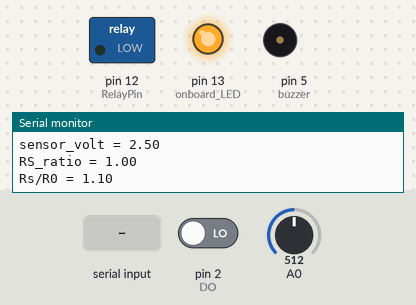
The sketch below on a simulated Arduino Uno, built with avr-gcc and run on an emulated ATmega328P. Shown: switched loads named in the sketch (green lamp = pin HIGH), output pins drawn as LEDs (lit = HIGH), buzzer (waves = sounding), the last lines printed to the serial monitor. Inputs (shaded band) come from the test bench; at power-on: pin 2 (DO) LOW, A0 = 512.

Above: at 9.8 s.
9.9 s: pin 2 (DO) driven HIGH
At 20.4 s:
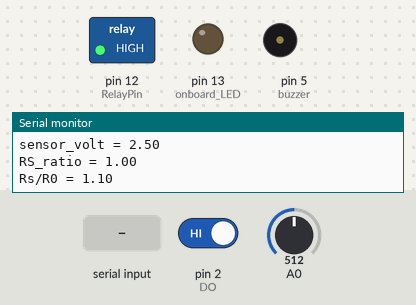
21.5 s: "N" received over the second serial link
At 23.9 s:
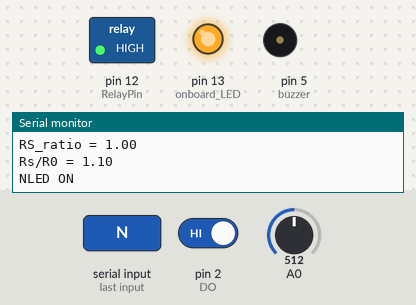
42.5 s: "F" received over the second serial link
At 43.1 s:
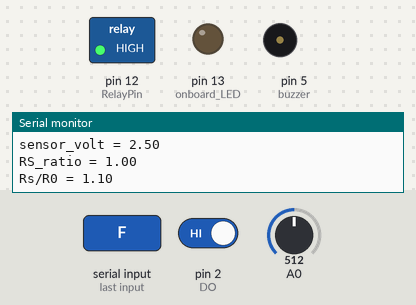
Timing chart, 0 to 45.5 s (numbered marks = the images above; inputs shaded):
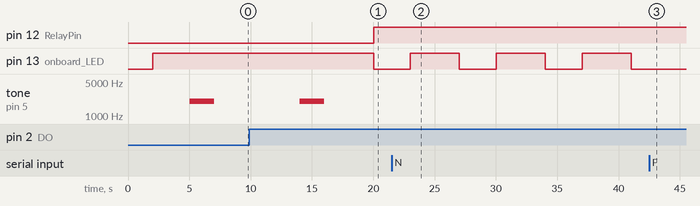

The sketch:

Final-Project.ino
```cpp
#include <SoftwareSerial.h>
SoftwareSerial HM10(0, 1);  // RX = 0, TX = 1
char appData;
String inData = "";
int timer = 2000;
int RelayPin = 12;
const int DO = 2;
const int buzzer = 5;  //buzzer to arduino pin 5

void setup() {
  pinMode(RelayPin, OUTPUT);     // Set RelayPin as an output pin
  Serial.begin(9600);
  Serial.println("HM10 serial started at 9600");
  HM10.begin(9600);         // set HM10 serial at 9600 baud rate
  pinMode(13, OUTPUT);      // onboard LED
  digitalWrite(13, LOW);    // switch OFF LED
  pinMode(buzzer, OUTPUT);  // Set buzzer - pin 9 as an output
}

void loop() {
  int alarm = 0;
  float sensor_volt;
  float RS_gas;
  float ratio;


  //-Replace the name "R0" with the value of R0 in the demo of First Test -/
  float R0 = 0.91;
  int sensorValue = analogRead(A0);
  sensor_volt = ((float)sensorValue / 1024) * 5.0;
  RS_gas = (5.0 - sensor_volt) / sensor_volt;  // Depend on RL on yor module
  ratio = RS_gas / R0;                         // ratio = RS/R0
                                               //------------------------------------------------------------/
  Serial.print("sensor_volt = ");
  Serial.println(sensor_volt);
  Serial.print("RS_ratio = ");
  Serial.println(RS_gas);
  Serial.print("Rs/R0 = ");
  Serial.println(ratio);
  Serial.print("\n\n");
  alarm = digitalRead(DO);
  delay(timer);

  if (alarm == 1 ) {

    digitalWrite(13, LOW);
    // Let's turn off the relay...
    digitalWrite(RelayPin, HIGH);
    delay(3000);
  } else if (alarm == 0) {
    digitalWrite(13, HIGH);
    // Let's turn on the relay...
    digitalWrite(RelayPin, LOW);
    delay(3000);
    tone(buzzer, timer);  // Send 1KHz sound signal...
    delay(timer);         // ...for 1 sec
    noTone(buzzer);      // Stop sound...
    delay(timer);         // ...for 1sec
  }
  HM10.listen();  // listen the HM10 port

  while (HM10.available() > 0) {  // if HM10 sends something then read
    // Serial.println("*");
    appData = HM10.read();
    inData = String(appData);  // save the data in string format
    Serial.write(appData);
  }


  if (Serial.available()) {  // Read user input if available.
    delay(500);
    HM10.write(Serial.read());
  }
  if (inData == "F") {
    Serial.println("LED OFF");
    digitalWrite(13, LOW);  // switch OFF LED
    delay(timer);
  }
  if (inData == "N") {
    Serial.println("LED ON");
    digitalWrite(13, HIGH);  // switch ON LED
    delay(timer);
    // digitalWrite(13, LOW); // switch OFF LED
    // delay(timer);
  }
}
```

Measured:
- after the input at 9.9 s, pin 12 (RelayPin): LOW → HIGH after 10.1 s; pin 13 (onboard_LED): HIGH → LOW after 10.1 s
- after the input at 21.5 s, pin 13 (onboard_LED): alternates HIGH for 4.0 s and LOW for 3.0 s, starting after 1.5 s
- after the input at 42.5 s, pin 13 (onboard_LED): stays LOW (without the input it goes to HIGH after 1.5 s)
